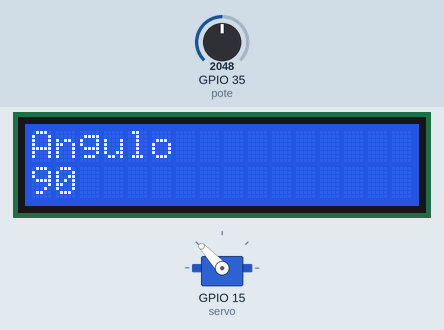
A program run on a simulated ESP32 board running MicroPython. Shown: 16×2 character LCD, servo. The inputs (shaded band) are chosen by the test bench; at power-on: GPIO 35 (pote) = 2048 (analog values on the 0–4095 scale). Servo angles are drawn from the pulse width (0.5 ms = 0°, 2.5 ms = 180°).

Above: at 1.2 s.
1.3 s: GPIO 35 (pote) set to 2866
At 1.54 s:
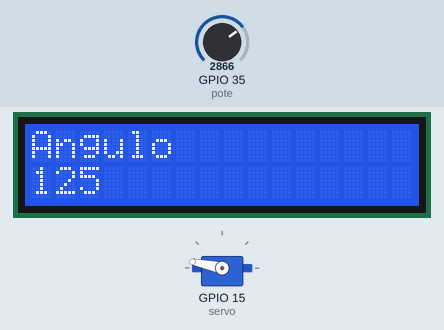
3.5 s: GPIO 35 (pote) set to 3603
At 3.75 s:
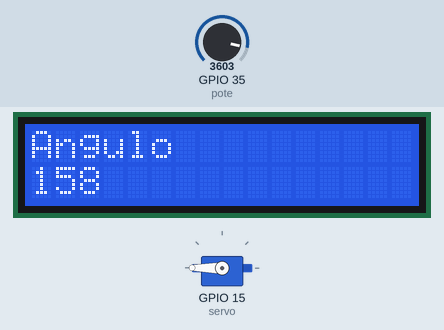
5.7 s: GPIO 35 (pote) set to 2321
At 5.95 s:
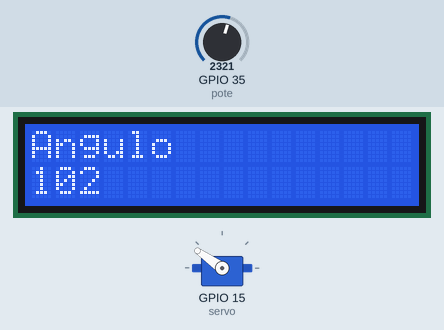
7.9 s: GPIO 35 (pote) set to 2211
At 8.07 s:
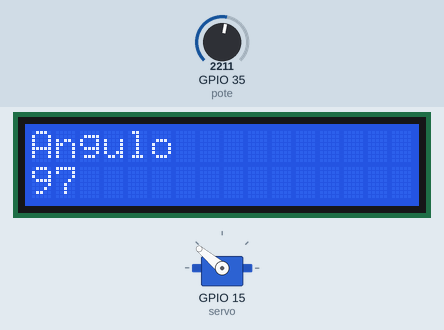
9.4 s: GPIO 35 (pote) set to 1228
At 9.65 s:
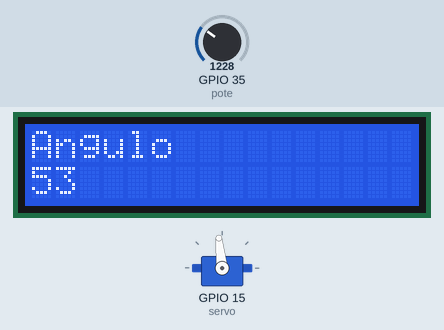
11.6 s: GPIO 35 (pote) set to 491
At 11.84 s:
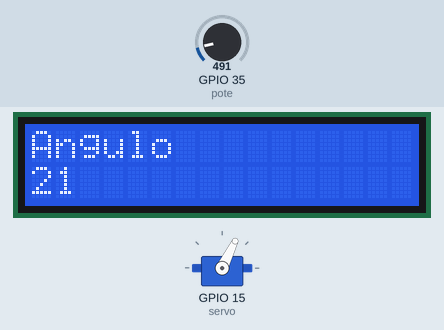
Timing chart, 0 to 14.6 s (numbered marks = the images above; inputs shaded):
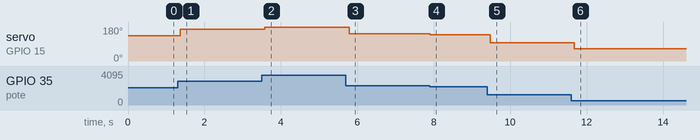

The program:

main.py
```python
from machine import Pin, PWM, ADC
from lcd_api import LcdApi
from i2c_lcd import I2cLcd
import utime
import machine                       #librerias necesarias para el programa

#Configuracion del Servo

servo = PWM(Pin(15)) #Configura el pin donde se conectara la
servo.freq(50)  #el servo motor para ser usado como PMW

#Configuracion del potenciometro
pote = ADC(Pin(35))

#configuracion de los pines y caracteristicas de la pantalla LCD
i2c = machine.SoftI2C(sda=machine.Pin(21), scl=machine.Pin(22), freq=1000000)
lcd = I2cLcd(i2c, 0x27, 2, 16)

while True:
    lcd.clear() #Limpia la pantalla LCD
    #Lee el valor analogico en el pin 34 y lo convierte en un angulo
    angulo=int(pote.read()*(180/4095))
    #convierte el angulo en un valor duty
    val=int((101/180)*angulo+51)
    #Escribe el angulo deseado en el PMW
    servo.duty(int(val))
    #Imprime el angulo en la pantalla I2C
    lcd.move_to(0,0)
    lcd.putstr("Angulo")
    lcd.move_to(0,1)
    lcd.putstr(str(angulo))

    utime.sleep_ms(70)
    
```

Measured:
- after the input at 1.3 s, servo on GPIO 15 (servo): 133° → 168° after 0.07 s; the display: changes after 0.08 s (image 1)
- after the input at 3.5 s, servo on GPIO 15 (servo): 168° → 180° after 0.08 s
- after the input at 5.7 s, servo on GPIO 15 (servo): 180° → 145° after 0.09 s; the display: first differs from a run without the input after 0.09 s (image 3)
- after the input at 7.9 s, servo on GPIO 15 (servo): 145° → 140° at once; the display: changes at once (image 4)
- after the input at 9.4 s, servo on GPIO 15 (servo): 140° → 96° after 0.08 s; the display: changes after 0.09 s (image 5)
- after the input at 11.6 s, servo on GPIO 15 (servo): 96° → 64° after 0.07 s; the display: changes after 0.08 s (image 6)
